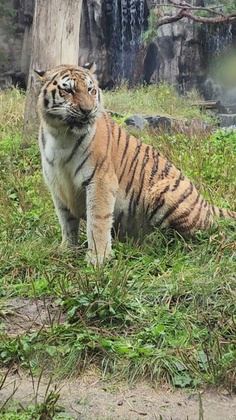
%> input picture hw2/tiger.jpg, 236 x 420 px, shrunk from 468 x 832 before the run
$ octave hw2_img_enhancement.m   (GNU Octave 9; MATLAB toolbox functions it lacks are replaced by stand-ins)
%> lines starting %> are read from the running program, lines starting %| are printed output that depends on the picture
% Image Signal Processing
% Title: HW #2 Image Enhancement
% Date: 2023.09.20
% Revised Date: 2023.09.24
% Author: choongman.lee

LPF_TYPE=1;     % 0: Box Filter, 1: Gaussian Filter
L=7;            % filter size(L x L)
alpha=3;        % for enhancement

PADARR=true;    % true: use padarray function

img=imread('tiger.jpg');
%> img is the input picture: size 420x236x3 uint8; mean R, G, B 126.7, 129, 99.4
%img=imread('squirrel.jpg');
%img=imread('pizza.jpg');
gray_img = rgb2gray(img);
[A,B,C]=size(img);
%> A = 420; B = 236; C = 3
img=double(img)/255;
%> img: size 420x236x3 double
Ri=zeros(A,B);
Gi=zeros(A,B);
Bi=zeros(A,B);

for a=1:A
    for b=1:B
        Ri(a,b)=img(a,b,1);
        Gi(a,b)=img(a,b,2);
        Bi(a,b)=img(a,b,3);
    end
end
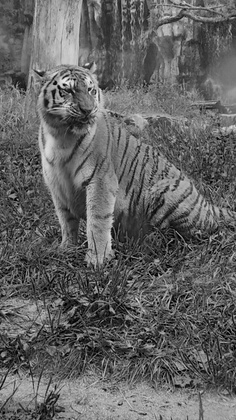
%> Bi: size 420x236 double; min 0, max 0.933, mean 0.39
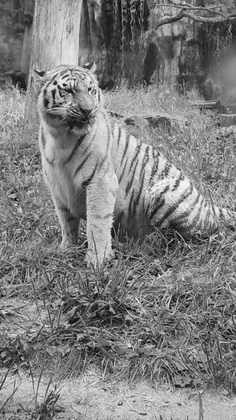
%> Ri: size 420x236 double; min 0, max 1, mean 0.497

%%%%%%%%%%%%%%%%%%%%%%%%%%%%%%%%%%%%%%%%%%%%%%%%%%
% Low Pass Filter | L x L Gaussian or Box Filter %
%%%%%%%%%%%%%%%%%%%%%%%%%%%%%%%%%%%%%%%%%%%%%%%%%%
lpf=ones(L,L);
M=(L+1)/2;

if(LPF_TYPE==1) % Gaussian Filter
    sigma=3;
    for m=1:L
        for n=1:L
            lpf(m,n)=(exp((-(m-M)^2-(n-M)^2)/2/sigma^2));
        end
    end
    s=sum(lpf(:));
    lpf=lpf/s;
else            % Box Filter
    lpf=1/L^2*lpf;
end

gray_img=double(gray_img)/255;
%> gray_img: size 420x236 double
Glpf=conv2(gray_img,lpf,'same');

imwrite(gray_img,'gray_img.jpg');
imwrite(Glpf,'lpf_gray_img.jpg');

% [6 lines of commented-out code are left out]

%%%%%%%%%%%%%%%%%%%%%%%%%%%%%%%%%%%%%%%%%%%%%%%%%%%%
% Edge Detector = High Pass Filter | edge=X-LPF(X) %
%%%%%%%%%%%%%%%%%%%%%%%%%%%%%%%%%%%%%%%%%%%%%%%%%%%%
x=zeros(L,L);
x(M,M)=1;

edge=x-lpf;

if(PADARR)  % Return the central part of the convolution after zero-padding
    Rp=padarray(Ri,[M-1 M-1],'both');
    Gp=padarray(Gi,[M-1 M-1],'both');
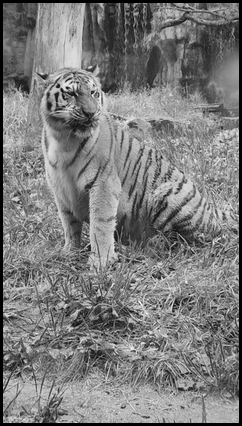
%> Gp: size 426x242 double; min 0, max 1, mean 0.487
    Bp=padarray(Bi,[M-1 M-1],'both');

    Rpe=conv2(Rp,edge);
    Gpe=conv2(Gp,edge);
    Bpe=conv2(Bp,edge);

    Xr=zeros(A,B);
    Xg=zeros(A,B);
    Xb=zeros(A,B);

    for a1=L:A+(L-1)
        for b1=L:B+(L-1)
            Xr(a1-(L-1),b1-(L-1))=Rpe(a1,b1);
            Xg(a1-(L-1),b1-(L-1))=Gpe(a1,b1);
            Xb(a1-(L-1),b1-(L-1))=Bpe(a1,b1);
        end
    end
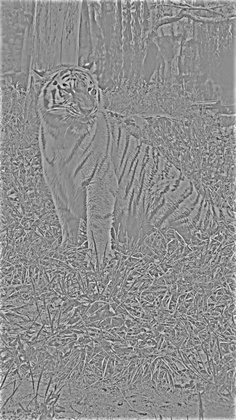
%> Xb: size 420x236 double; min -0.573, max 0.462, mean 0.00402; drawn with min black and max white
else        % Return the central part of the convolution with same size as input array
    Xr=conv2(Ri,edge,'same');
    Xg=conv2(Gi,edge,'same');
    Xb=conv2(Bi,edge,'same');
end

edge_img=zeros(A,B,3);
edge_img(:,:,1)=Xr;
edge_img(:,:,2)=Xg;
edge_img(:,:,3)=Xb;

%imshow(edge_img)
imwrite(edge_img,'edge_img.jpg');
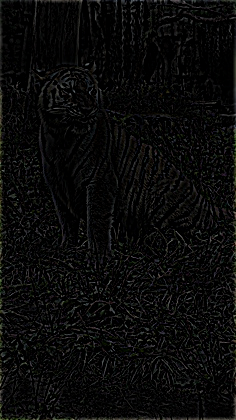
%> saved as edge_img.jpg: size 420x236x3 uint8; mean R, G, B 10.1, 10.2, 9.7

%surf(edge)         % time domain
%[E,w1,w2]=freqz2(edge);
%surf(w1,w2,abs(E)) % frequency domain

%%%%%%%%%%%%%%%%%%%%%%%%%%%%%%%%%%%%%%%%%%
% Enhancement | enhancement=X+alpha*edge %
%%%%%%%%%%%%%%%%%%%%%%%%%%%%%%%%%%%%%%%%%%
y=x+alpha*edge;

Yr=conv2(Ri,y,'same');
Yg=conv2(Gi,y,'same');
Yb=conv2(Bi,y,'same');

enhance_img=zeros(A,B,3);
enhance_img(:,:,1)=Yr;
enhance_img(:,:,2)=Yg;
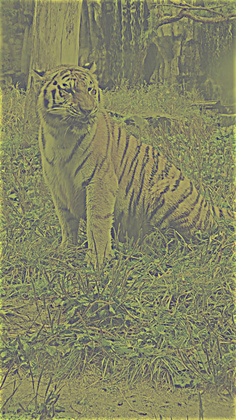
%> enhance_img: size 420x236x3 double; mean R, G, B 0.512, 0.522, 0; drawn with min black and max white
enhance_img(:,:,3)=Yb;

imwrite(enhance_img,'enhance_img.jpg');
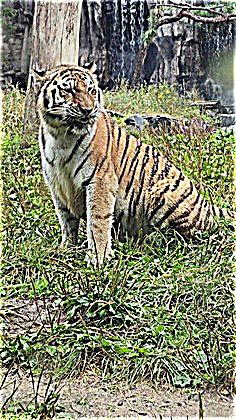
%> saved as enhance_img.jpg: size 420x236x3 uint8; mean R, G, B 130.8, 132.6, 108.9

subplot(1,2,1), imshow(img), title('Original Image')
subplot(1,2,2), imshow(enhance_img), title('Enhanced Image')

%surf(y)            % time domain
%[Y,w1,w2]=freqz2(y);
%surf(w1,w2,abs(Y)) % frequency domain

$ run again, with hw2/squirrel.jpg copied over hw2/tiger.jpg
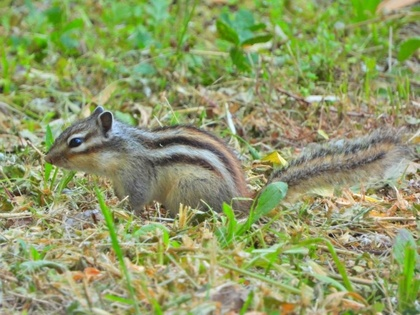
%> input picture hw2/squirrel.jpg, 420 x 315 px, shrunk from 683 x 512 before the run
%> img is the input picture: size 315x420x3 uint8; mean R, G, B 143.7, 154.7, 103.2
%> img: size 315x420x3 double
%> after the loop `for a1=L:A+(L-1)`:
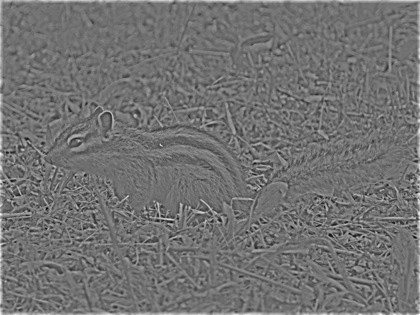
%> Xg: size 315x420 double; min -0.42, max 0.528, mean 0.00528; drawn with min black and max white
%> `imwrite(enhance_img,'enhance_img.jpg');`:
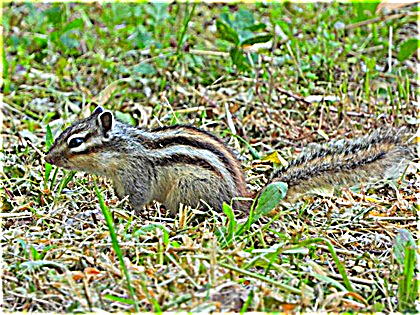
%> saved as enhance_img.jpg: size 315x420x3 uint8; mean R, G, B 144.4, 155.3, 107.8

$ run again, with hw2/pizza.jpg copied over hw2/tiger.jpg
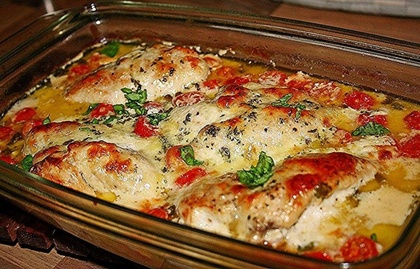
%> input picture hw2/pizza.jpg, 420 x 269 px, shrunk from 798 x 512 before the run
%> img is the input picture: size 269x420x3 uint8; mean R, G, B 133.8, 91.1, 49.7
%> img: size 269x420x3 double
%> after the loop `for a1=L:A+(L-1)`:
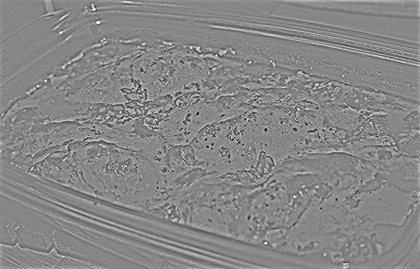
%> Xg: size 269x420 double; min -0.687, max 0.612, mean 0.00188; drawn with min black and max white
%> `imwrite(enhance_img,'enhance_img.jpg');`:
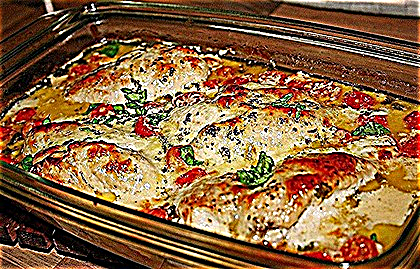
%> saved as enhance_img.jpg: size 269x420x3 uint8; mean R, G, B 135.8, 98.5, 62.4

$ run again, with hw2/bird_img.png saved as hw2/tiger.jpg
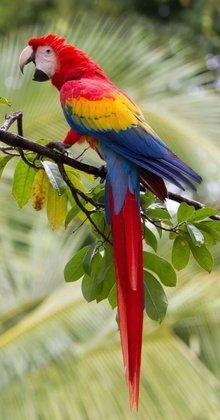
%> input picture hw2/bird_img.png, 220 x 420 px, shrunk from 315 x 600 before the run
%> img is the input picture: size 420x220x3 uint8; mean R, G, B 144.4, 136, 91
%> img: size 420x220x3 double
%> `imwrite(enhance_img,'enhance_img.jpg');`:
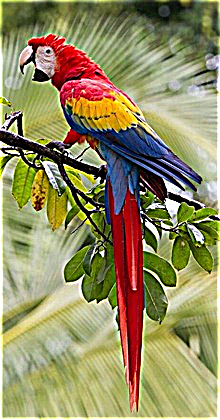
%> saved as enhance_img.jpg: size 420x220x3 uint8; mean R, G, B 147.4, 140.8, 97.3
